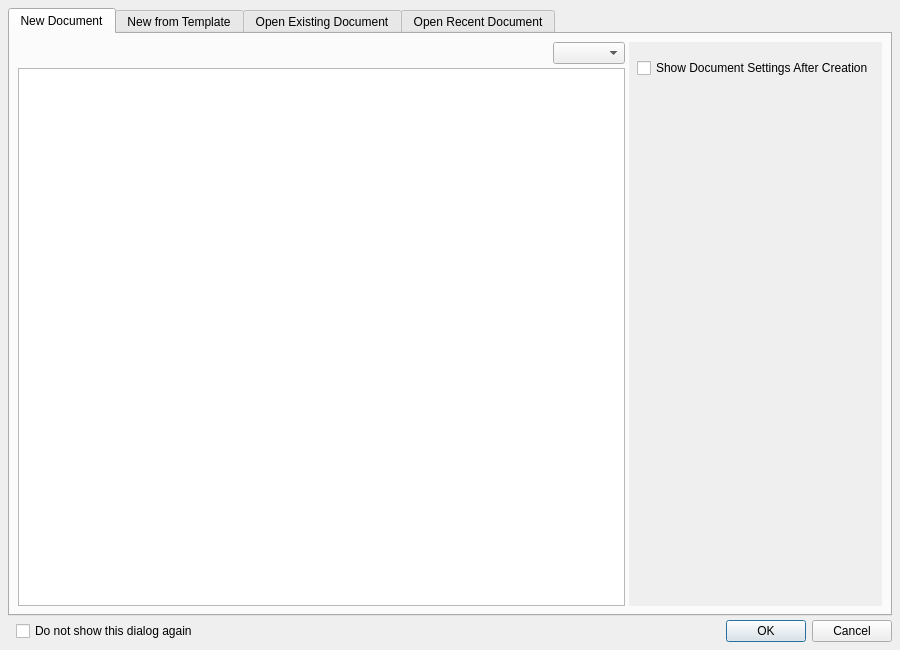
<?xml version="1.0" encoding="UTF-8"?>
<ui version="4.0">
 <class>newDocDialog</class>
 <widget class="QDialog" name="newDocDialog">
  <property name="geometry">
   <rect>
    <x>0</x>
    <y>0</y>
    <width>900</width>
    <height>650</height>
   </rect>
  </property>
  <property name="windowTitle">
   <string>Dialog</string>
  </property>
  <layout class="QVBoxLayout" name="verticalLayout">
   <property name="spacing">
    <number>4</number>
   </property>
   <property name="leftMargin">
    <number>8</number>
   </property>
   <property name="topMargin">
    <number>8</number>
   </property>
   <property name="rightMargin">
    <number>8</number>
   </property>
   <property name="bottomMargin">
    <number>8</number>
   </property>
   <item>
    <widget class="QTabWidget" name="tabWidget">
     <property name="currentIndex">
      <number>0</number>
     </property>
     <property name="tabBarAutoHide">
      <bool>true</bool>
     </property>
     <widget class="QWidget" name="tab">
      <attribute name="title">
       <string>New Document</string>
      </attribute>
      <layout class="QHBoxLayout" name="horizontalLayout_7">
       <property name="spacing">
        <number>4</number>
       </property>
       <property name="leftMargin">
        <number>8</number>
       </property>
       <property name="topMargin">
        <number>8</number>
       </property>
       <property name="rightMargin">
        <number>8</number>
       </property>
       <property name="bottomMargin">
        <number>8</number>
       </property>
       <item>
        <layout class="QVBoxLayout" name="verticalLayout_5">
         <property name="spacing">
          <number>4</number>
         </property>
         <item>
          <layout class="QHBoxLayout" name="horizontalLayout_8">
           <property name="spacing">
            <number>4</number>
           </property>
           <item>
            <widget class="PageSizeSelector" name="pageSizeSelector" native="true"/>
           </item>
           <item>
            <spacer name="horizontalSpacer_4">
             <property name="orientation">
              <enum>Qt::Orientation::Horizontal</enum>
             </property>
             <property name="sizeHint" stdset="0">
              <size>
               <width>16</width>
               <height>0</height>
              </size>
             </property>
            </spacer>
           </item>
           <item>
            <widget class="QComboBox" name="comboSortSizes"/>
           </item>
          </layout>
         </item>
         <item>
          <widget class="PageSizeList" name="listPageFormats"/>
         </item>
        </layout>
       </item>
       <item>
        <widget class="QScrollArea" name="scrollArea">
         <property name="sizePolicy">
          <sizepolicy hsizetype="Preferred" vsizetype="Expanding">
           <horstretch>0</horstretch>
           <verstretch>0</verstretch>
          </sizepolicy>
         </property>
         <property name="frameShape">
          <enum>QFrame::Shape::NoFrame</enum>
         </property>
         <property name="sizeAdjustPolicy">
          <enum>QAbstractScrollArea::SizeAdjustPolicy::AdjustToContents</enum>
         </property>
         <property name="widgetResizable">
          <bool>true</bool>
         </property>
         <widget class="QWidget" name="scrollAreaWidgetContents">
          <layout class="QVBoxLayout" name="verticalLayout_7">
           <property name="spacing">
            <number>0</number>
           </property>
           <property name="leftMargin">
            <number>0</number>
           </property>
           <property name="topMargin">
            <number>0</number>
           </property>
           <property name="rightMargin">
            <number>0</number>
           </property>
           <property name="bottomMargin">
            <number>8</number>
           </property>
           <item>
            <widget class="SectionContainer" name="sectionPreview">
             <property name="title" stdset="0">
              <string>Preview</string>
             </property>
             <widget class="QWidget" name="page_5">
              <layout class="QVBoxLayout" name="verticalLayout_4">
               <property name="spacing">
                <number>0</number>
               </property>
               <property name="leftMargin">
                <number>0</number>
               </property>
               <property name="topMargin">
                <number>0</number>
               </property>
               <property name="rightMargin">
                <number>0</number>
               </property>
               <property name="bottomMargin">
                <number>0</number>
               </property>
               <item>
                <widget class="PageSizePreview" name="pagePreview" native="true">
                 <property name="minimumSize">
                  <size>
                   <width>120</width>
                   <height>120</height>
                  </size>
                 </property>
                </widget>
               </item>
              </layout>
             </widget>
            </widget>
           </item>
           <item>
            <widget class="SectionContainer" name="sectionDocument">
             <property name="title" stdset="0">
              <string>Document</string>
             </property>
             <widget class="QWidget" name="page">
              <layout class="QVBoxLayout" name="verticalLayout_6">
               <property name="spacing">
                <number>4</number>
               </property>
               <property name="leftMargin">
                <number>8</number>
               </property>
               <property name="topMargin">
                <number>8</number>
               </property>
               <property name="rightMargin">
                <number>8</number>
               </property>
               <property name="bottomMargin">
                <number>8</number>
               </property>
               <item>
                <layout class="QGridLayout" name="gridLayout">
                 <item row="0" column="3">
                  <widget class="QComboBox" name="unitOfMeasureComboBox"/>
                 </item>
                 <item row="0" column="4">
                  <spacer name="horizontalSpacer_8">
                   <property name="orientation">
                    <enum>Qt::Orientation::Horizontal</enum>
                   </property>
                   <property name="sizeHint" stdset="0">
                    <size>
                     <width>0</width>
                     <height>0</height>
                    </size>
                   </property>
                  </spacer>
                 </item>
                 <item row="0" column="2">
                  <spacer name="horizontalSpacer_5">
                   <property name="orientation">
                    <enum>Qt::Orientation::Horizontal</enum>
                   </property>
                   <property name="sizeType">
                    <enum>QSizePolicy::Policy::Fixed</enum>
                   </property>
                   <property name="sizeHint" stdset="0">
                    <size>
                     <width>16</width>
                     <height>0</height>
                    </size>
                   </property>
                  </spacer>
                 </item>
                 <item row="1" column="1">
                  <widget class="ScrSpinBox" name="heightSpinBox"/>
                 </item>
                 <item row="0" column="1">
                  <widget class="ScrSpinBox" name="widthSpinBox"/>
                 </item>
                 <item row="1" column="0">
                  <widget class="QLabel" name="label_2">
                   <property name="text">
                    <string>&amp;H:</string>
                   </property>
                   <property name="alignment">
                    <set>Qt::AlignmentFlag::AlignRight|Qt::AlignmentFlag::AlignTrailing|Qt::AlignmentFlag::AlignVCenter</set>
                   </property>
                   <property name="buddy">
                    <cstring>heightSpinBox</cstring>
                   </property>
                  </widget>
                 </item>
                 <item row="0" column="0">
                  <widget class="QLabel" name="label">
                   <property name="text">
                    <string>&amp;W:</string>
                   </property>
                   <property name="alignment">
                    <set>Qt::AlignmentFlag::AlignRight|Qt::AlignmentFlag::AlignTrailing|Qt::AlignmentFlag::AlignVCenter</set>
                   </property>
                   <property name="buddy">
                    <cstring>widthSpinBox</cstring>
                   </property>
                  </widget>
                 </item>
                </layout>
               </item>
               <item>
                <layout class="QHBoxLayout" name="horizontalLayout_12" stretch="0,0,0,0,0,1">
                 <item>
                  <widget class="FormWidget" name="pageCountLabel">
                   <property name="sizePolicy">
                    <sizepolicy hsizetype="Preferred" vsizetype="Minimum">
                     <horstretch>0</horstretch>
                     <verstretch>0</verstretch>
                    </sizepolicy>
                   </property>
                   <property name="label" stdset="0">
                    <string>Pages</string>
                   </property>
                   <layout class="QHBoxLayout" name="horizontalLayout_2">
                    <property name="leftMargin">
                     <number>0</number>
                    </property>
                    <property name="topMargin">
                     <number>0</number>
                    </property>
                    <property name="rightMargin">
                     <number>0</number>
                    </property>
                    <property name="bottomMargin">
                     <number>0</number>
                    </property>
                    <item>
                     <widget class="QSpinBox" name="pageCountSpinBox"/>
                    </item>
                   </layout>
                  </widget>
                 </item>
                 <item>
                  <spacer name="horizontalSpacer_10">
                   <property name="orientation">
                    <enum>Qt::Orientation::Horizontal</enum>
                   </property>
                   <property name="sizeType">
                    <enum>QSizePolicy::Policy::Fixed</enum>
                   </property>
                   <property name="sizeHint" stdset="0">
                    <size>
                     <width>16</width>
                     <height>0</height>
                    </size>
                   </property>
                  </spacer>
                 </item>
                 <item>
                  <widget class="FormWidget" name="orientationLabel">
                   <property name="sizePolicy">
                    <sizepolicy hsizetype="Preferred" vsizetype="Minimum">
                     <horstretch>0</horstretch>
                     <verstretch>0</verstretch>
                    </sizepolicy>
                   </property>
                   <property name="label" stdset="0">
                    <string>Orientation</string>
                   </property>
                   <layout class="QHBoxLayout" name="horizontalLayout_4">
                    <property name="spacing">
                     <number>4</number>
                    </property>
                    <property name="leftMargin">
                     <number>0</number>
                    </property>
                    <property name="topMargin">
                     <number>0</number>
                    </property>
                    <property name="rightMargin">
                     <number>0</number>
                    </property>
                    <property name="bottomMargin">
                     <number>0</number>
                    </property>
                    <item>
                     <spacer name="horizontalSpacer_3">
                      <property name="orientation">
                       <enum>Qt::Orientation::Horizontal</enum>
                      </property>
                      <property name="sizeHint" stdset="0">
                       <size>
                        <width>0</width>
                        <height>0</height>
                       </size>
                      </property>
                     </spacer>
                    </item>
                    <item>
                     <widget class="QToolButton" name="buttonVertical">
                      <property name="text">
                       <string/>
                      </property>
                      <property name="checkable">
                       <bool>true</bool>
                      </property>
                      <property name="checked">
                       <bool>true</bool>
                      </property>
                      <property name="autoExclusive">
                       <bool>true</bool>
                      </property>
                     </widget>
                    </item>
                    <item>
                     <widget class="QToolButton" name="buttonHorizontal">
                      <property name="text">
                       <string/>
                      </property>
                      <property name="checkable">
                       <bool>true</bool>
                      </property>
                      <property name="autoExclusive">
                       <bool>true</bool>
                      </property>
                     </widget>
                    </item>
                    <item>
                     <spacer name="horizontalSpacer_9">
                      <property name="orientation">
                       <enum>Qt::Orientation::Horizontal</enum>
                      </property>
                      <property name="sizeHint" stdset="0">
                       <size>
                        <width>0</width>
                        <height>0</height>
                       </size>
                      </property>
                     </spacer>
                    </item>
                   </layout>
                  </widget>
                 </item>
                 <item>
                  <spacer name="horizontalSpacer_7">
                   <property name="orientation">
                    <enum>Qt::Orientation::Horizontal</enum>
                   </property>
                   <property name="sizeType">
                    <enum>QSizePolicy::Policy::Fixed</enum>
                   </property>
                   <property name="sizeHint" stdset="0">
                    <size>
                     <width>16</width>
                     <height>0</height>
                    </size>
                   </property>
                  </spacer>
                 </item>
                 <item>
                  <widget class="PageLayouts" name="pageLayouts" native="true">
                   <property name="minimumSize">
                    <size>
                     <width>24</width>
                     <height>0</height>
                    </size>
                   </property>
                  </widget>
                 </item>
                 <item>
                  <spacer name="horizontalSpacer_6">
                   <property name="orientation">
                    <enum>Qt::Orientation::Horizontal</enum>
                   </property>
                   <property name="sizeHint" stdset="0">
                    <size>
                     <width>0</width>
                     <height>0</height>
                    </size>
                   </property>
                  </spacer>
                 </item>
                </layout>
               </item>
              </layout>
             </widget>
            </widget>
           </item>
           <item>
            <widget class="SectionContainer" name="sectionMargins">
             <property name="title" stdset="0">
              <string>Margins</string>
             </property>
             <widget class="QWidget" name="page_2">
              <layout class="QVBoxLayout" name="verticalLayout_8">
               <property name="spacing">
                <number>4</number>
               </property>
               <property name="leftMargin">
                <number>8</number>
               </property>
               <property name="topMargin">
                <number>8</number>
               </property>
               <property name="rightMargin">
                <number>8</number>
               </property>
               <property name="bottomMargin">
                <number>8</number>
               </property>
               <item>
                <widget class="NewMarginWidget" name="marginGroup" native="true"/>
               </item>
              </layout>
             </widget>
            </widget>
           </item>
           <item>
            <widget class="SectionContainer" name="sectionBleeds">
             <property name="title" stdset="0">
              <string>Bleeds</string>
             </property>
             <widget class="QWidget" name="page_3">
              <layout class="QVBoxLayout" name="verticalLayout_9">
               <property name="spacing">
                <number>4</number>
               </property>
               <property name="leftMargin">
                <number>8</number>
               </property>
               <property name="topMargin">
                <number>8</number>
               </property>
               <property name="rightMargin">
                <number>8</number>
               </property>
               <property name="bottomMargin">
                <number>8</number>
               </property>
               <item>
                <widget class="NewMarginWidget" name="bleedGroup" native="true"/>
               </item>
              </layout>
             </widget>
            </widget>
           </item>
           <item>
            <widget class="SectionContainer" name="sectionTextFrame">
             <property name="title" stdset="0">
              <string>Text Frame</string>
             </property>
             <property name="isCollapsed">
              <bool>false</bool>
             </property>
             <widget class="QWidget" name="page_4">
              <layout class="QVBoxLayout" name="verticalLayout_10">
               <property name="spacing">
                <number>4</number>
               </property>
               <property name="leftMargin">
                <number>8</number>
               </property>
               <property name="topMargin">
                <number>8</number>
               </property>
               <property name="rightMargin">
                <number>8</number>
               </property>
               <property name="bottomMargin">
                <number>8</number>
               </property>
               <item>
                <widget class="QCheckBox" name="autoTextFrame">
                 <property name="text">
                  <string>&amp;Automatic Text Frame</string>
                 </property>
                </widget>
               </item>
               <item>
                <layout class="QHBoxLayout" name="horizontalLayout_3">
                 <item>
                  <widget class="FormWidget" name="labelColumns">
                   <property name="sizePolicy">
                    <sizepolicy hsizetype="Preferred" vsizetype="Minimum">
                     <horstretch>0</horstretch>
                     <verstretch>0</verstretch>
                    </sizepolicy>
                   </property>
                   <property name="label" stdset="0">
                    <string>Columns</string>
                   </property>
                   <layout class="QHBoxLayout" name="horizontalLayout_5">
                    <property name="leftMargin">
                     <number>0</number>
                    </property>
                    <property name="topMargin">
                     <number>0</number>
                    </property>
                    <property name="rightMargin">
                     <number>0</number>
                    </property>
                    <property name="bottomMargin">
                     <number>0</number>
                    </property>
                    <item>
                     <widget class="QSpinBox" name="numberOfCols"/>
                    </item>
                   </layout>
                  </widget>
                 </item>
                 <item>
                  <widget class="FormWidget" name="labelGap">
                   <property name="sizePolicy">
                    <sizepolicy hsizetype="Preferred" vsizetype="Minimum">
                     <horstretch>0</horstretch>
                     <verstretch>0</verstretch>
                    </sizepolicy>
                   </property>
                   <property name="label" stdset="0">
                    <string>Gap</string>
                   </property>
                   <layout class="QHBoxLayout" name="horizontalLayout_6">
                    <property name="leftMargin">
                     <number>0</number>
                    </property>
                    <property name="topMargin">
                     <number>0</number>
                    </property>
                    <property name="rightMargin">
                     <number>0</number>
                    </property>
                    <property name="bottomMargin">
                     <number>0</number>
                    </property>
                    <item>
                     <widget class="ScrSpinBox" name="Distance"/>
                    </item>
                   </layout>
                  </widget>
                 </item>
                 <item>
                  <spacer name="horizontalSpacer">
                   <property name="orientation">
                    <enum>Qt::Orientation::Horizontal</enum>
                   </property>
                   <property name="sizeHint" stdset="0">
                    <size>
                     <width>0</width>
                     <height>0</height>
                    </size>
                   </property>
                  </spacer>
                 </item>
                </layout>
               </item>
              </layout>
             </widget>
            </widget>
           </item>
           <item>
            <spacer name="verticalSpacer_2">
             <property name="orientation">
              <enum>Qt::Orientation::Vertical</enum>
             </property>
             <property name="sizeType">
              <enum>QSizePolicy::Policy::Fixed</enum>
             </property>
             <property name="sizeHint" stdset="0">
              <size>
               <width>0</width>
               <height>16</height>
              </size>
             </property>
            </spacer>
           </item>
           <item>
            <layout class="QHBoxLayout" name="horizontalLayout_15">
             <property name="leftMargin">
              <number>8</number>
             </property>
             <property name="rightMargin">
              <number>8</number>
             </property>
             <item>
              <widget class="QCheckBox" name="startDocSetup">
               <property name="text">
                <string>Show Document Settings After Creation</string>
               </property>
              </widget>
             </item>
            </layout>
           </item>
           <item>
            <spacer name="spacerBottom">
             <property name="orientation">
              <enum>Qt::Orientation::Vertical</enum>
             </property>
             <property name="sizeHint" stdset="0">
              <size>
               <width>0</width>
               <height>0</height>
              </size>
             </property>
            </spacer>
           </item>
          </layout>
         </widget>
        </widget>
       </item>
      </layout>
     </widget>
     <widget class="QWidget" name="tab_2">
      <attribute name="title">
       <string>New from Template</string>
      </attribute>
      <layout class="QVBoxLayout" name="verticalLayout_2">
       <property name="spacing">
        <number>4</number>
       </property>
       <property name="leftMargin">
        <number>8</number>
       </property>
       <property name="topMargin">
        <number>8</number>
       </property>
       <property name="rightMargin">
        <number>8</number>
       </property>
       <property name="bottomMargin">
        <number>8</number>
       </property>
       <item>
        <widget class="nftwidget" name="nftGui" native="true"/>
       </item>
      </layout>
     </widget>
     <widget class="QWidget" name="tab_3">
      <attribute name="title">
       <string>Open Existing Document</string>
      </attribute>
     </widget>
     <widget class="QWidget" name="tab_4">
      <attribute name="title">
       <string>Open Recent Document</string>
      </attribute>
      <layout class="QVBoxLayout" name="verticalLayout_3">
       <property name="spacing">
        <number>4</number>
       </property>
       <property name="leftMargin">
        <number>8</number>
       </property>
       <property name="topMargin">
        <number>8</number>
       </property>
       <property name="rightMargin">
        <number>8</number>
       </property>
       <property name="bottomMargin">
        <number>8</number>
       </property>
       <item>
        <widget class="QListWidget" name="recentDocListBox"/>
       </item>
      </layout>
     </widget>
    </widget>
   </item>
   <item>
    <layout class="QHBoxLayout" name="horizontalLayout">
     <property name="spacing">
      <number>4</number>
     </property>
     <property name="leftMargin">
      <number>8</number>
     </property>
     <item>
      <widget class="QCheckBox" name="startUpDialog">
       <property name="text">
        <string>Do not show this dialog again</string>
       </property>
      </widget>
     </item>
     <item>
      <widget class="QDialogButtonBox" name="buttonBox">
       <property name="orientation">
        <enum>Qt::Orientation::Horizontal</enum>
       </property>
       <property name="standardButtons">
        <set>QDialogButtonBox::StandardButton::Cancel|QDialogButtonBox::StandardButton::Ok</set>
       </property>
      </widget>
     </item>
    </layout>
   </item>
  </layout>
 </widget>
 <customwidgets>
  <customwidget>
   <class>FormWidget</class>
   <extends>QWidget</extends>
   <header>ui/widgets/form_widget.h</header>
   <container>1</container>
  </customwidget>
  <customwidget>
   <class>SectionContainer</class>
   <extends>QWidget</extends>
   <header>ui/widgets/section_container.h</header>
   <addpagemethod>setWidget</addpagemethod>
   <container>1</container>
  </customwidget>
  <customwidget>
   <class>ScrSpinBox</class>
   <extends>QDoubleSpinBox</extends>
   <header location="global">ui/scrspinbox.h</header>
  </customwidget>
  <customwidget>
   <class>NewMarginWidget</class>
   <extends>QWidget</extends>
   <header>ui/newmarginwidget.h</header>
   <container>1</container>
  </customwidget>
  <customwidget>
   <class>PageLayouts</class>
   <extends>QWidget</extends>
   <header location="global">ui/widgets/pagelayout.h</header>
   <container>1</container>
  </customwidget>
  <customwidget>
   <class>PageSizeList</class>
   <extends>QListWidget</extends>
   <header>ui/widgets/pagesizelist.h</header>
  </customwidget>
  <customwidget>
   <class>nftwidget</class>
   <extends>QWidget</extends>
   <header>ui/nftwidget.h</header>
   <container>1</container>
  </customwidget>
  <customwidget>
   <class>PageSizePreview</class>
   <extends>QWidget</extends>
   <header>ui/widgets/pagesizepreview.h</header>
   <container>1</container>
  </customwidget>
  <customwidget>
   <class>PageSizeSelector</class>
   <extends>QWidget</extends>
   <header>ui/widgets/pagesizeselector.h</header>
   <container>1</container>
  </customwidget>
 </customwidgets>
 <tabstops>
  <tabstop>tabWidget</tabstop>
  <tabstop>comboSortSizes</tabstop>
  <tabstop>listPageFormats</tabstop>
  <tabstop>scrollArea</tabstop>
  <tabstop>widthSpinBox</tabstop>
  <tabstop>unitOfMeasureComboBox</tabstop>
  <tabstop>heightSpinBox</tabstop>
  <tabstop>pageCountSpinBox</tabstop>
  <tabstop>buttonVertical</tabstop>
  <tabstop>buttonHorizontal</tabstop>
  <tabstop>autoTextFrame</tabstop>
  <tabstop>numberOfCols</tabstop>
  <tabstop>Distance</tabstop>
  <tabstop>startDocSetup</tabstop>
  <tabstop>startUpDialog</tabstop>
  <tabstop>recentDocListBox</tabstop>
 </tabstops>
 <resources/>
 <connections>
  <connection>
   <sender>buttonBox</sender>
   <signal>accepted()</signal>
   <receiver>newDocDialog</receiver>
   <slot>accept()</slot>
   <hints>
    <hint type="sourcelabel">
     <x>248</x>
     <y>254</y>
    </hint>
    <hint type="destinationlabel">
     <x>157</x>
     <y>274</y>
    </hint>
   </hints>
  </connection>
  <connection>
   <sender>buttonBox</sender>
   <signal>rejected()</signal>
   <receiver>newDocDialog</receiver>
   <slot>reject()</slot>
   <hints>
    <hint type="sourcelabel">
     <x>316</x>
     <y>260</y>
    </hint>
    <hint type="destinationlabel">
     <x>286</x>
     <y>274</y>
    </hint>
   </hints>
  </connection>
 </connections>
</ui>
